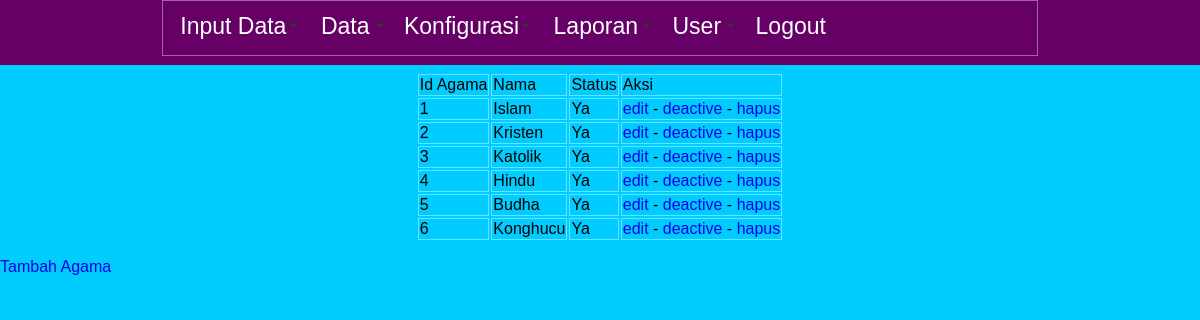
The app's page /panel/tampil_agama.php (signed in) with its own data.
### tables this page shows
CREATE TABLE IF NOT EXISTS `ext_agama` (
  `id_agama` int(10) NOT NULL AUTO_INCREMENT,
  `nama` varchar(50) NOT NULL,
  `status` int(2) NOT NULL DEFAULT '1',
  PRIMARY KEY (`id_agama`)
);

### panel/tampil_agama.php (the view, shortened to what this page needs)
<?php require_once('../Connections/connect.php'); ?>
<?php include('auth.php'); ?>
<?php include('../inc/fungsi.php'); ?>
<?php
$maxRows_ext_agama = 10;
$pageNum_ext_agama = 0;
$startRow_ext_agama = $pageNum_ext_agama * $maxRows_ext_agama;
$query_ext_agama = "SELECT * FROM `ext_agama`";
$query_limit_ext_agama = sprintf("%s LIMIT %d, %d", $query_ext_agama, $startRow_ext_agama, $maxRows_ext_agama);
$ext_agama = mysql_query($query_limit_ext_agama, $connect) or die(mysql_error());
$row_ext_agama = mysql_fetch_assoc($ext_agama);
?>
<!DOCTYPE html PUBLIC "-//W3C//DTD XHTML 1.0 Transitional//EN" "http://www.w3.org/TR/xhtml1/DTD/xhtml1-transitional.dtd">
<html xmlns="http://www.w3.org/1999/xhtml">
<head>
<link href="../css/style.css" rel="stylesheet" type="text/css" />
</head>
<body>
<div id="nav">
    <table width="73%" border="0" cellspacing="0" cellpadding="0" align="center">
<tr>
    <td><?php include('../inc/header.php') ?></td>
  </tr>
</table>
</div>
<br />
<br />
<br />
<br />
<table border="0" align="center">
  <tr>
    <td>Id Agama</td>
    <td>Nama</td>
    <td>Status</td>
    <td>Aksi</td>
  </tr>
  <?php do { ?>
    <tr>
      <td><?php echo $row_ext_agama['id_agama']; ?></td>
      <td><?php echo $row_ext_agama['nama']; ?></td>
      <td><?php echo yesno($row_ext_agama['status']); ?></td>
      <td><a href="edit_agama.php?id=<?php echo $row_ext_agama['id_agama']; ?>">edit</a> - <a href="deactive_agama.php?id=<?php echo $row_ext_agama['id_agama']; ?>">deactive</a> - <a href="hapus_agama.php?id=<?php echo $row_ext_agama['id_agama']; ?>">hapus</a></td>
    </tr>
    <?php } while ($row_ext_agama = mysql_fetch_assoc($ext_agama)); ?>
</table>
<p><a href="input_agama.php">Tambah Agama</a></p>
</body>
</html>

### inc/fungsi.php (shortened to what this page needs)
<?php
function yesno($boolean){
	if($boolean == 1){
		echo 'Ya';
	}else{
		echo 'tidak';
	}
}
?>

### css/style.css (style rules this page uses)
body { font-family: Verdana, Geneva, sans-serif; margin:0; background: #0CF; }
#nav { width: 100%; position: fixed; top: 0px; height: 65px; font-size: 23px; margin-top: 0px; left:0; z-index:1; background-color:#606; display:block; }
a:link { text-decoration:none; }
tr, td { border:solid 1px rgba(255,255,255,0.4); }

### records on screen
ext_agama: id_agama "1", nama "Islam", status "Ya"
ext_agama: id_agama "2", nama "Kristen", status "Ya"
ext_agama: id_agama "3", nama "Katolik", status "Ya"
ext_agama: id_agama "4", nama "Hindu", status "Ya"
ext_agama: id_agama "5", nama "Budha", status "Ya"
ext_agama: id_agama "6", nama "Konghucu", status "Ya"
